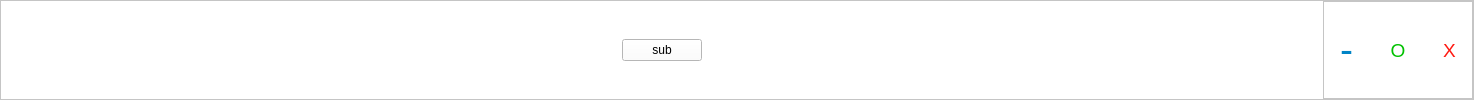
     <widget class="QFrame" name="top_bar">
      <property name="minimumSize">
       <size>
        <width>0</width>
        <height>50</height>
       </size>
      </property>
      <property name="styleSheet">
       <string notr="true">background-color: rgb(255, 255, 255);</string>
      </property>
      <property name="frameShape">
       <enum>QFrame::StyledPanel</enum>
      </property>
      <property name="frameShadow">
       <enum>QFrame::Raised</enum>
      </property>
      <layout class="QHBoxLayout" name="horizontalLayout_6">
       <property name="spacing">
        <number>0</number>
       </property>
       <property name="leftMargin">
        <number>0</number>
       </property>
       <property name="topMargin">
        <number>0</number>
       </property>
       <property name="rightMargin">
        <number>0</number>
       </property>
       <property name="bottomMargin">
        <number>0</number>
       </property>
       <item>
        <widget class="QFrame" name="frame_35">
         <property name="frameShape">
          <enum>QFrame::StyledPanel</enum>
         </property>
         <property name="frameShadow">
          <enum>QFrame::Raised</enum>
         </property>
        </widget>
       </item>
       <item>
        <spacer name="horizontalSpacer_18">
         <property name="orientation">
          <enum>Qt::Horizontal</enum>
         </property>
         <property name="sizeHint" stdset="0">
          <size>
           <width>621</width>
           <height>20</height>
          </size>
         </property>
        </spacer>
       </item>
       <item>
        <widget class="QPushButton" name="pushButton">
         <property name="text">
          <string>sub</string>
         </property>
        </widget>
       </item>
       <item>
        <widget class="QFrame" name="frame_41">
         <property name="frameShape">
          <enum>QFrame::StyledPanel</enum>
         </property>
         <property name="frameShadow">
          <enum>QFrame::Raised</enum>
         </property>
        </widget>
       </item>
       <item>
        <spacer name="horizontalSpacer_19">
         <property name="orientation">
          <enum>Qt::Horizontal</enum>
         </property>
         <property name="sizeHint" stdset="0">
          <size>
           <width>621</width>
           <height>20</height>
          </size>
         </property>
        </spacer>
       </item>
       <item>
        <widget class="QFrame" name="frame_34">
         <property name="minimumSize">
          <size>
           <width>150</width>
           <height>0</height>
          </size>
         </property>
         <property name="frameShape">
          <enum>QFrame::StyledPanel</enum>
         </property>
         <property name="frameShadow">
          <enum>QFrame::Raised</enum>
         </property>
         <layout class="QHBoxLayout" name="horizontalLayout_7">
          <property name="leftMargin">
           <number>0</number>
          </property>
          <property name="topMargin">
           <number>0</number>
          </property>
          <property name="rightMargin">
           <number>0</number>
          </property>
          <property name="bottomMargin">
           <number>0</number>
          </property>
          <item>
           <widget class="QPushButton" name="min_btn">
            <property name="minimumSize">
             <size>
              <width>25</width>
              <height>40</height>
             </size>
            </property>
            <property name="font">
             <font>
              <pointsize>29</pointsize>
             </font>
            </property>
            <property name="cursor">
             <cursorShape>PointingHandCursor</cursorShape>
            </property>
            <property name="styleSheet">
             <string notr="true">color: rgb(0, 132, 198);
border:none;</string>
            </property>
            <property name="text">
             <string>-</string>
            </property>
           </widget>
          </item>
          <item>
           <widget class="QPushButton" name="max_btn">
            <property name="minimumSize">
             <size>
              <width>25</width>
              <height>40</height>
             </size>
            </property>
            <property name="font">
             <font>
              <pointsize>14</pointsize>
             </font>
            </property>
            <property name="cursor">
             <cursorShape>PointingHandCursor</cursorShape>
            </property>
            <property name="styleSheet">
             <string notr="true">border:none;color: rgb(0, 193, 0);</string>
            </property>
            <property name="text">
             <string>O</string>
            </property>
           </widget>
          </item>
          <item>
           <widget class="QPushButton" name="close_btn">
            <property name="minimumSize">
             <size>
              <width>25</width>
              <height>40</height>
             </size>
            </property>
            <property name="font">
             <font>
              <pointsize>14</pointsize>
             </font>
            </property>
            <property name="cursor">
             <cursorShape>PointingHandCursor</cursorShape>
            </property>
            <property name="styleSheet">
             <string notr="true">border:none;color: rgb(255, 25, 17);</string>
            </property>
            <property name="text">
             <string>X</string>
            </property>
           </widget>
          </item>
         </layout>
        </widget>
       </item>
      </layout>
     </widget>
